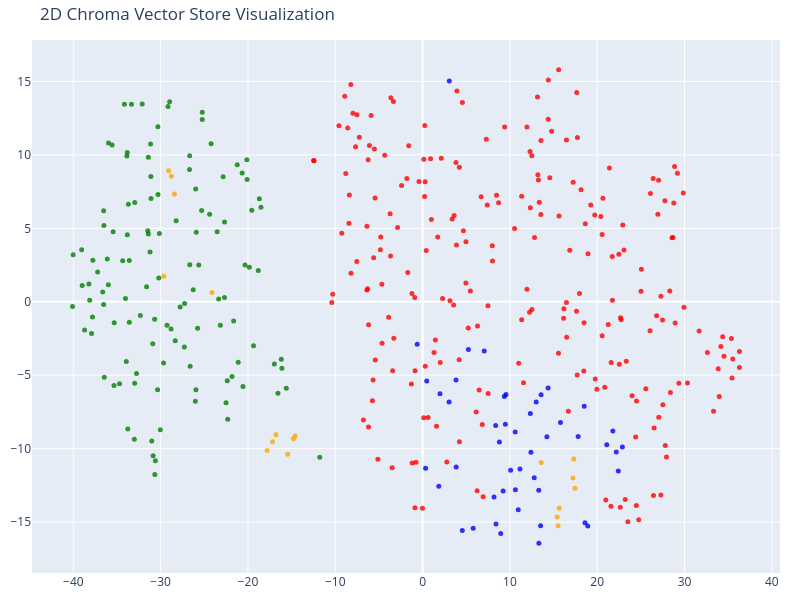

Here is the notebook cell this chart was saved with:
### Code cell
# We humans find it easier to visualize things in 2D!
# Reduce the dimensionality of the vectors to 2D using t-SNE
# (t-distributed stochastic neighbor embedding)

from sklearn.manifold import TSNE
import plotly.graph_objects as go

tsne = TSNE(n_components=2, random_state=42)
reduced_vectors = tsne.fit_transform(vectors)

# Create the 2D scatter plot
fig = go.Figure(data=[go.Scatter(
    x=reduced_vectors[:, 0],
    y=reduced_vectors[:, 1],
    mode='markers',
    marker=dict(size=5, color=colors, opacity=0.8),
    text=[f"Type: {t}<br>Text: {d[:100]}..." for t, d in zip(doc_types, documents)],
    hoverinfo='text'
)])

fig.update_layout(title='2D Chroma Vector Store Visualization',
    scene=dict(xaxis_title='x',yaxis_title='y'),
    width=800,
    height=600,
    margin=dict(r=20, b=10, l=10, t=40)
)

fig.show()

### Figure 1 — Plotly figure (JSON) as saved in the notebook; plotly's stock layout.template omitted (floating-point values rounded to 4 significant figures; data arrays with more than 128 entries replaced by an {"elided": "..."} marker saying what was removed)
{"data": [{"hoverinfo": "text", "marker": {"color": {"elided": "413 str values"}, "opacity": 0.8, "size": 5}, "mode": "markers", "text": {"elided": "413 str values"}, "type": "scatter", "x": {"elided": "413 float values"}, "y": {"elided": "413 float values"}}], "layout": {"height": 600, "margin": {"b": 10, "l": 10, "r": 20, "t": 40}, "scene": {"xaxis": {"title": {"text": "x"}}, "yaxis": {"title": {"text": "y"}}}, "title": {"text": "2D Chroma Vector Store Visualization"}, "width": 800}}
